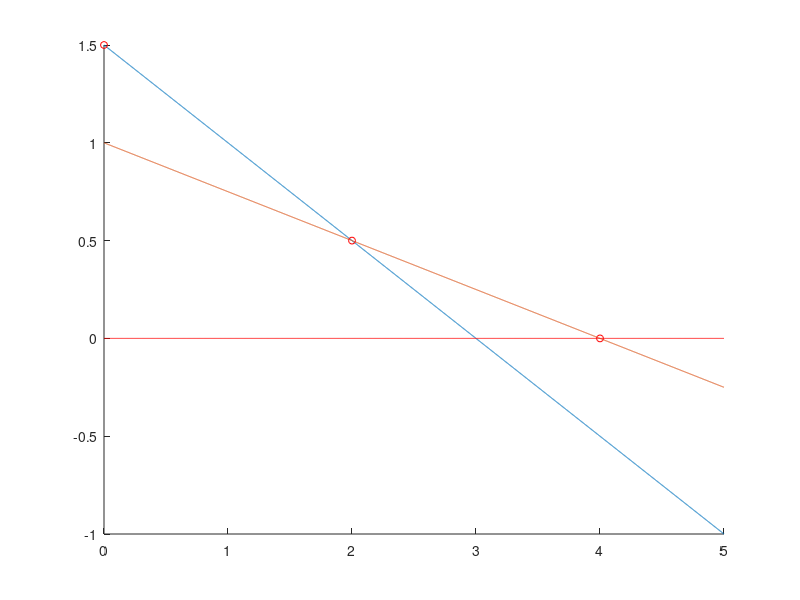

The MATLAB source for this figure:
%Metodo Grafico Matlab
%Minimizacion Ejercicio 1
%Diego Velez 20172020075

clc, clear

x = 0:0.001:5; %Vector X

r1 = (3/2) - (1/2)*x; %Restirccion 
r2 = 1 - (1/4)*x; %Restriccion

%Encuentra el punto A
idx = find(r2 == zeros(size(x))); %interseccion de r2 con el eje x
xA = x(idx); 
yA = r2(idx);
%Encuentra el punto B
idx = find(r1 == r2); %interseccion entre las restricciones
xB = x(idx); 
yB = r1(idx);
%Encuentra el punto C
xC = x(1); 
yC = r1(1);

hold on
%Grafica las restricciones
plot(x, r1)
plot(x, r2)
plot(x, zeros(size(x)), 'r')
%Grafica los puntos interseccion
plot(xA, yA, 'ro', 'MarkerSize', 5)
plot(xB, yB, 'ro', 'MarkerSize', 5)
plot(xC, yC, 'ro', 'MarkerSize', 5)
hold off

%Encuentra la solucion optima
zA = (60*xA)+(210*yA);
zB = (60*xB)+(210*yB);
zC = (60*xC)+(210*yC);

z = min([zA,zB,zC])

if z == zA
    x1 = xA
    x2 = yA
end
if z == zB
    x1 = xB
    x2 = yB
end
if z == zC
    x1 = xC
    x2 = yC
end